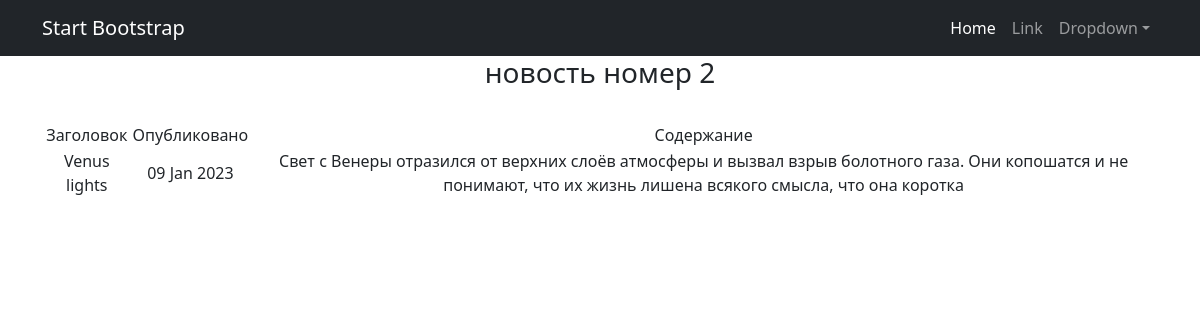
The page /news/2 on the database its author committed.
### news_paper/models.py (models this page shows, shortened)
class Post(models.Model):
    type_choice = [('a', 'article'), ('n', 'news')]
    type_post = models.CharField(max_length=1, default='a', choices=type_choice)
    author = models.ForeignKey(Author, on_delete=models.CASCADE)
    creation_date = models.DateTimeField(auto_now_add=True)
    cat = models.ManyToManyField(Category, through="PostCategory")
    header = models.CharField(default='нет заголовка', max_length=255)
    body = models.TextField(default='здесь ничего нет')
    rating = models.FloatField(default=1)

### news_paper/views.py (the view)
# urls.py: path('<int:pk>', PostDetail.as_view()),
class PostDetail(DetailView):
    model = Post
    template_name = 'post.html'
    context_object_name = 'post'

### news_paper/templatetags/custom_filters.py (called while the page is built)
@register.filter()
def censored(checking, swear='омикрон'):
    asteriks_len = len(swear)
    swear = swear.lower()
    result = checking
    curr = 0
    if isinstance(checking, str):
        ch_low = checking.lower()
        while True:
            curr = ch_low.find(swear, curr)
            checking = checking.replace(checking[curr:curr+asteriks_len], checking[curr]+'*'*(asteriks_len-1))
            if curr == -1:
                break
            curr += asteriks_len
            result = checking
    else: print('формат данных отвергает цензуру!')
    return result

### templates/post.html (shortened to what this page needs)
{% extends 'flatpages/default.html' %}
{% load custom_filters %}
{% block content %}
<h3>новость номер {{ post.pk }}</h3><br>
   <table>
           <tr>
               <td>Заголовок</td>
               <td>Опубликовано</td>
               <td>Содержание</td>
           </tr>
           <tr>
               <td>{{ post.header }}</td>
               <td>{{ post.creation_date|censored|date:'d M Y' }}</td>
               <td>{{ post.body|censored }}</td>
           </tr>
       </table>
{% endblock content %}

### rows shown on the page
Post: pk "2", header "Venus lights", creation_date|censored "09 Jan 2023", body|censored "Свет с Венеры отразился от верхних слоёв атмосферы и вызвал взрыв болотного газа. Они копошатся и не понимают, что их жизнь лишена всякого смысла, что она коротка"
